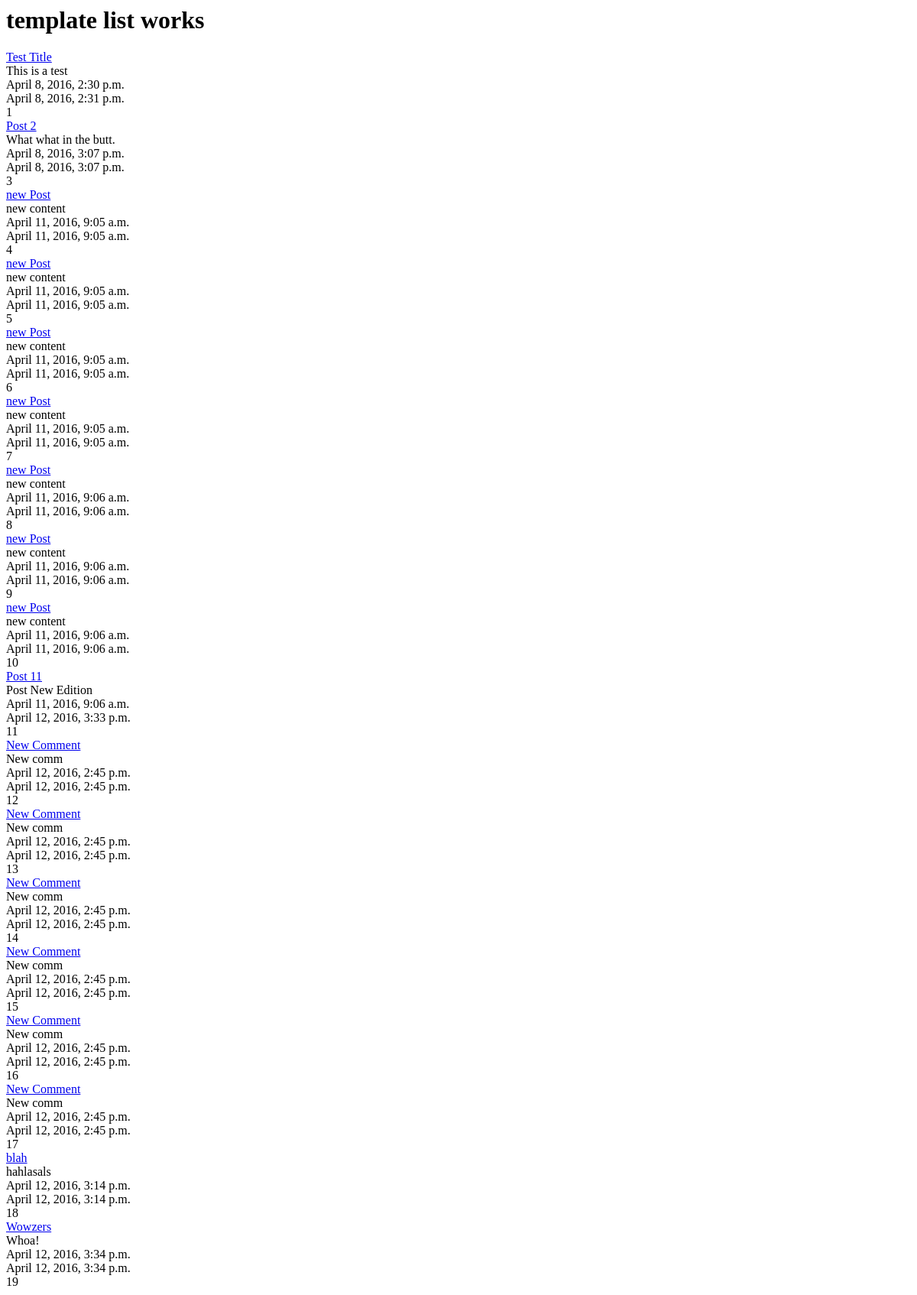
The app's page /posts/, older data.
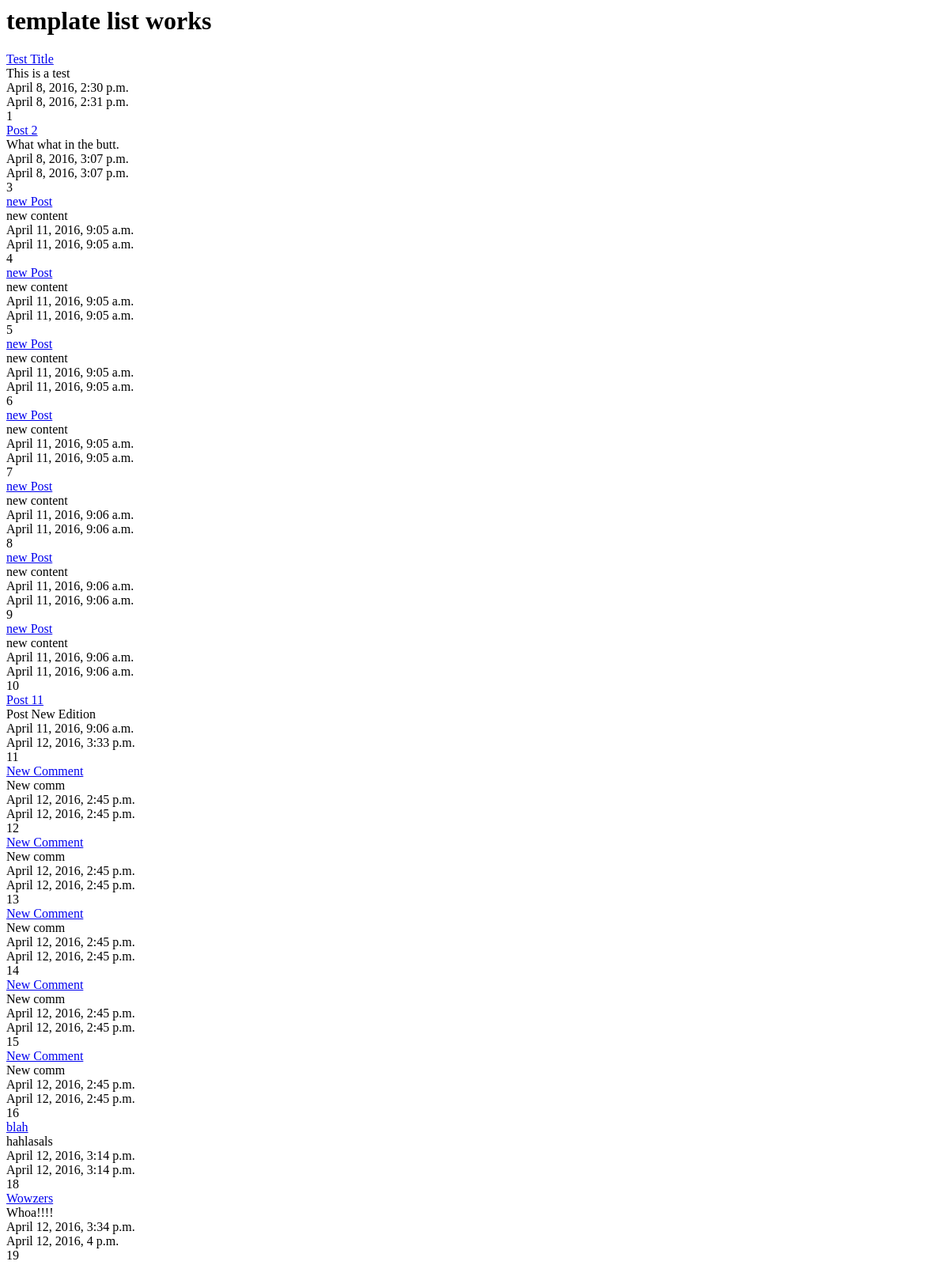
The same page, newer data.
### posts/models.py (models this page shows, shortened)
class Post(models.Model):
	title = models.CharField(max_length=120)  #max_length = 120
	content = models.TextField()
	timestamp = models.DateTimeField(auto_now=False, auto_now_add=True) #1st time made initially
	updated = models.DateTimeField(auto_now=True, auto_now_add=False) #everytime it's updated
	def get_absolute_url(self):
		return reverse("posts:detail", kwargs={"id": self.id})

### posts/views.py (the view)
def posts_list(request): #list items
	queryset = Post.objects.all()
	context = {
		"object_list": queryset,  #add queryset to post list we can see
		"title": "list"
	}
	return render(request, 'index.html', context)

### templates/index.html
<html>
<body>
<h1>template {{ title }} works</h1>
{% for obj in object_list %}
<a href='{{ obj.get_absolute_url }}'>{{ obj.title }}</a><br/>
{{ obj.content }}<br/>
{{ obj.timestamp }}<br/>
{{ obj.updated }}<br/>
{{ obj.id }}<br/>
{% endfor %}
</body>
</html>

Row changes from the older to the newer data that the page shows:
removed Post: title "New Comment", content "New comm", timestamp "April 12, 2016, 2:45 p.m.", updated "April 12, 2016, 2:45 p.m.", id "17"
changed Post "Wowzers": content "Whoa!" → "Whoa!!!!"; updated "April 12, 2016, 3:34 p.m." → "April 12, 2016, 4 p.m."
